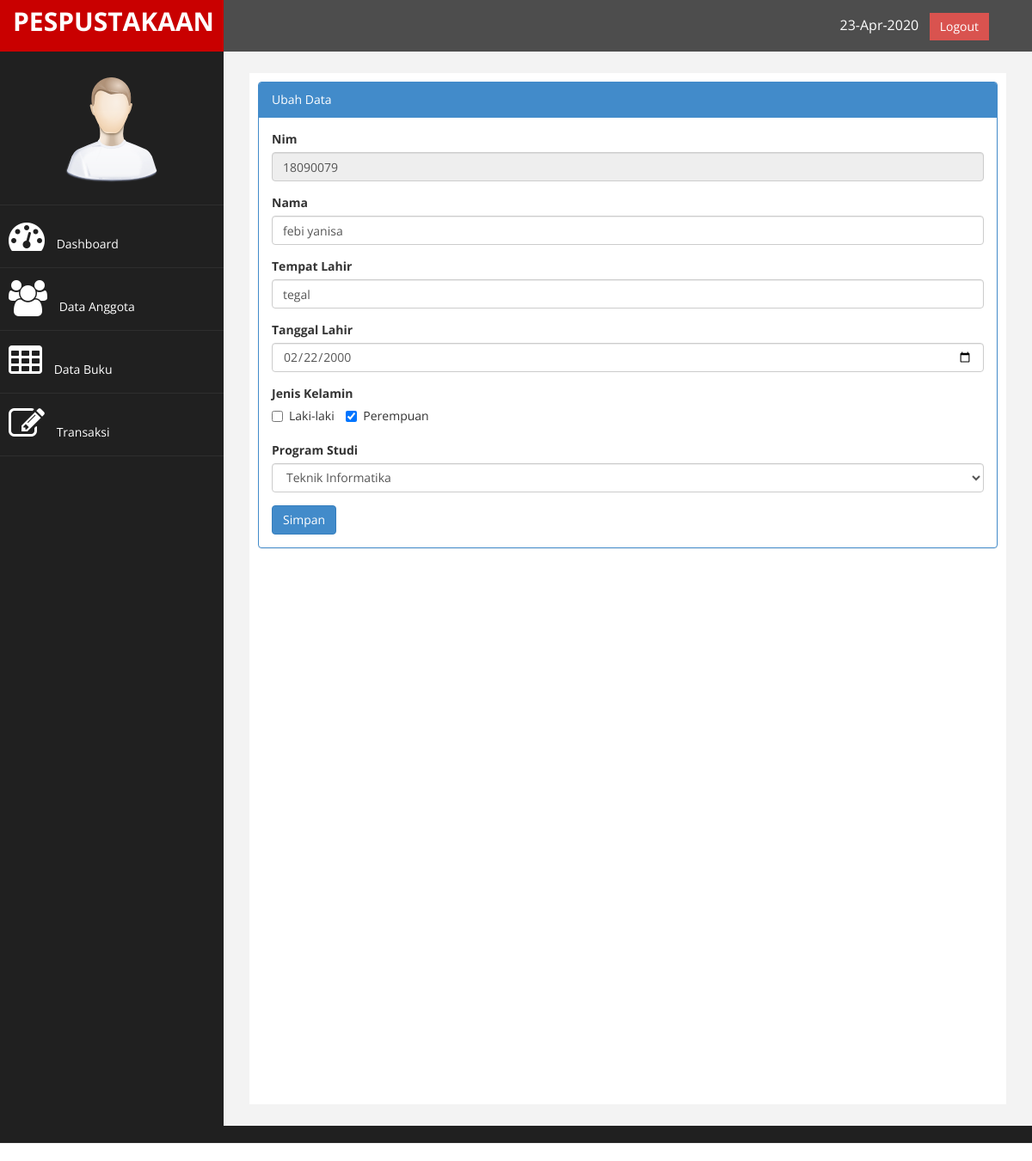
Page /TUTORIAL_PERPUSTAKAAN/index.php?page=anggota&aksi=ubah&id=18090079 (signed in) on the committed database.
### tables this page shows
CREATE TABLE `tb_anggota` (
  `nim` int(11) NOT NULL,
  `nama` varchar(50) NOT NULL,
  `tempatl_lahir` varchar(50) NOT NULL,
  `tgl_lahir` date NOT NULL,
  `jk` enum('l','p') NOT NULL,
  `prodi` varchar(50) NOT NULL
);

### TUTORIAL_PERPUSTAKAAN/page/anggota/ubah.php (the view, shortened to what this page needs)
<?php
    $nim= $_GET['id'];
    $sql = $koneksi->query("select * from tb_anggota where nim='$nim'");
    $tampil = $sql->fetch_assoc();
    $jkl = $tampil['jk'];
    $prodi = $tampil['prodi'];
?>
<div class="panel panel-primary">
<div class="panel-heading">
        Ubah Data
</div>
<div class="panel-body">
                            <div class="row">
                                <div class="col-md-12">
                                <form method="POST">
                                        <div class="form-group">
                                            <label>Nim</label>
                                            <input class="form-control" name="nim" value="<?php echo $tampil['nim']?>" readonly/>
                                        </div>
                                        <div class="form-group">
                                            <label>Nama</label>
                                            <input class="form-control" name="nama" value="<?php echo $tampil['nama']?>" />
                                        </div>
                                        <div class="form-group">
                                            <label>Tempat Lahir</label>
                                            <input class="form-control" name="tempatl_lahir" value="<?php echo $tampil['tempatl_lahir']?>" />
                                        </div>
                                        <div class="form-group">
                                            <label>Tanggal Lahir</label>
                                            <input class="form-control" type="date" name="tgl_lahir" value="<?php echo $tampil['tgl_lahir'];?>" />
                                        </div>
                                        <div class="form-grup">
                                            <label>Jenis Kelamin</label> <br/>
                                            <label class="checkbox-inline">
                                                <input type="checkbox" value="l" name="jk" <?php echo($jkl=='l')?"checked":"";?> /> Laki-laki
                                            </label>
                                            <label class="checkbox-inline">
                                                <input type="checkbox" value="p" name="jk" name="jk" <?php echo($jkl=='p')?"checked":"";?> /> Perempuan
                                                </label>
                                        </div>
                                            <br/>
                                        <div class="form-group">
                                            <label>Program Studi</label>
                                            <select class="form-control" name="prodi">
                                                <option value="ti" <?php if ($prodi=='ti') {
                                                    echo "selected";
                                                }?>>Teknik Informatika</option>
                                            </select>
                                        </div>
                                            <input type="submit" name="simpan" value="Simpan" class="btn btn-primary">
                                        </div>
                                    </div>
                                </div>
</div>
</div>
</div>

### TUTORIAL_PERPUSTAKAAN/assets/css/custom.css (style rules this page uses)
body { font-family: 'Open Sans', sans-serif; }

### rows in the picture
tb_anggota: nim "18090079", nama "febi yanisa", tempatl_lahir "tegal", tgl_lahir "02/22/2000", jk "☑", prodi "Teknik Informatika"
